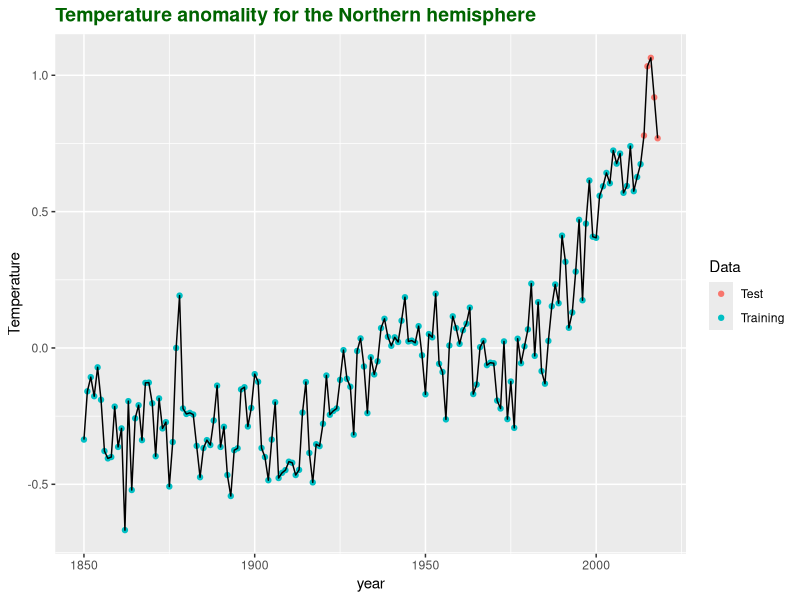
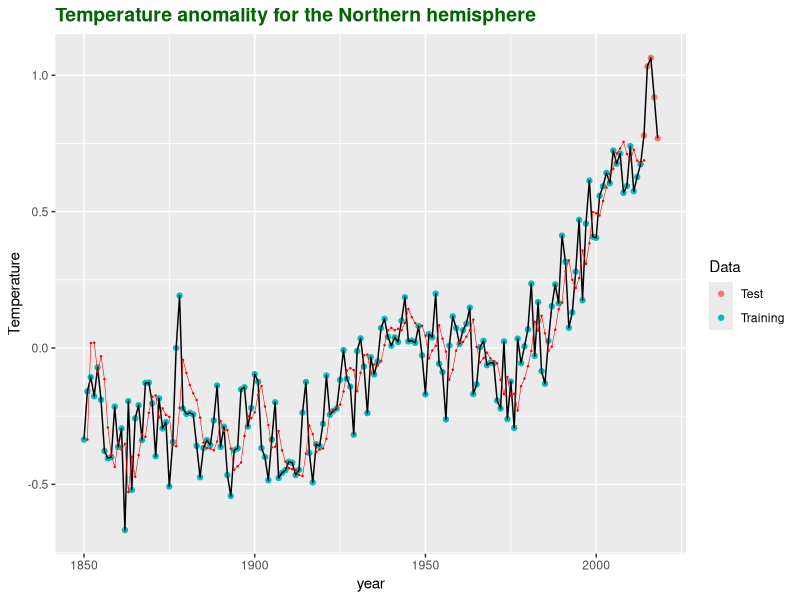
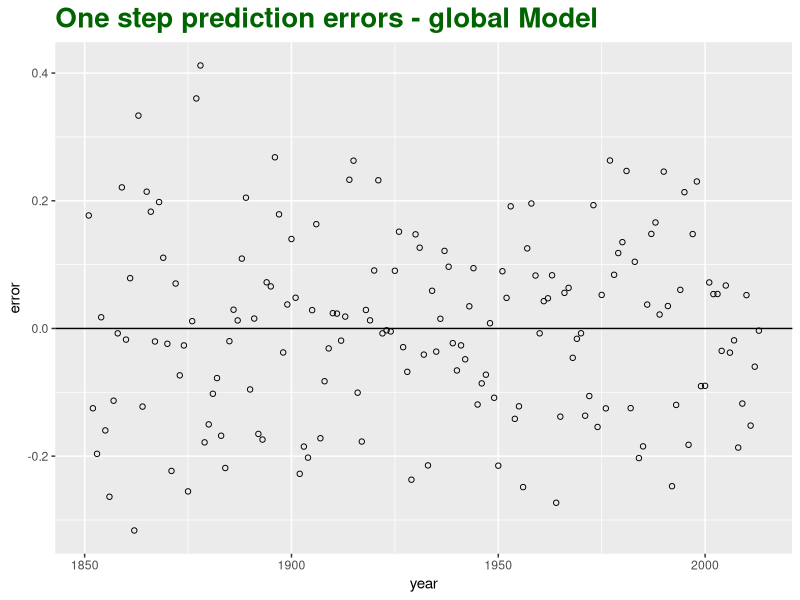
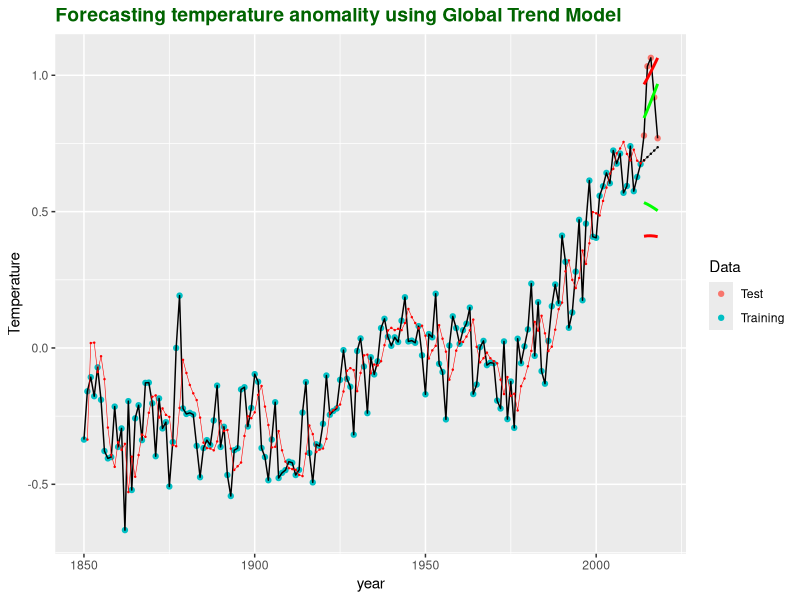
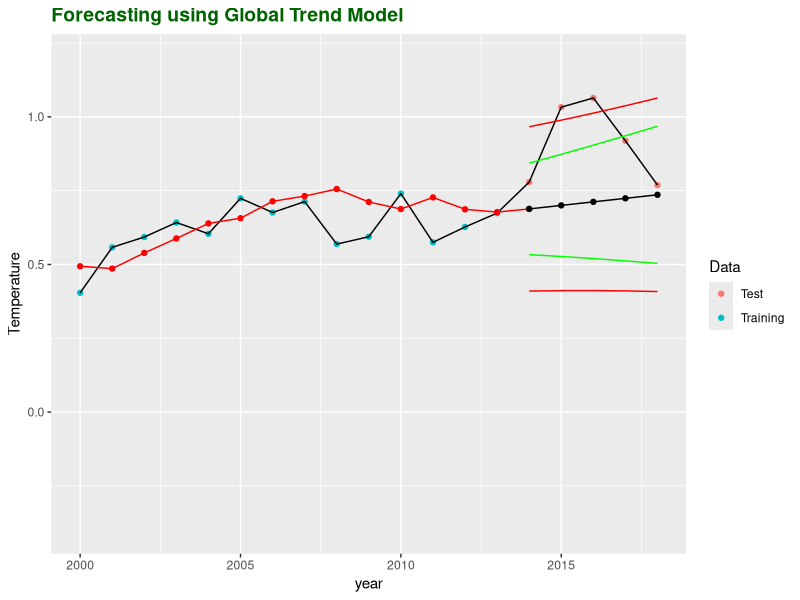
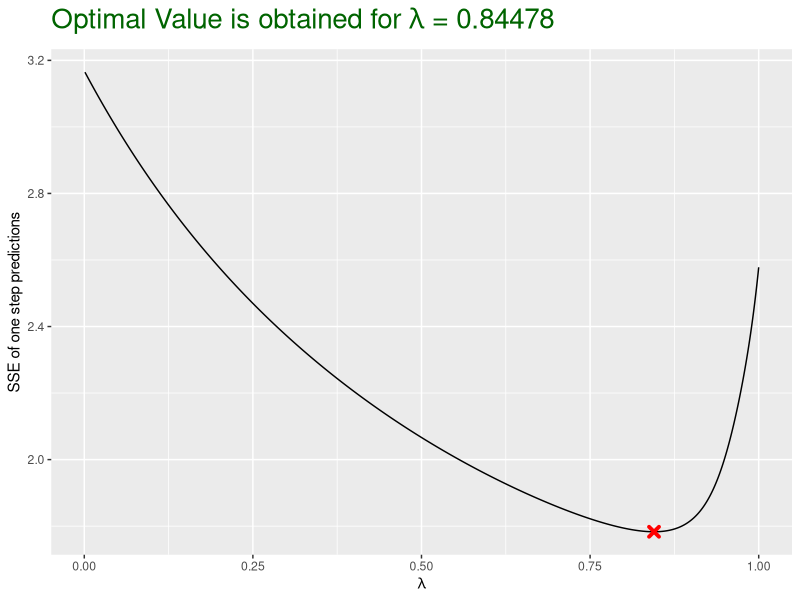

Write the R code that produced these figures, in order.
## ---- chunk 1
rm(list = ls());
graphics.off();
cat("\014");
knitr::opts_chunk$set(echo = TRUE)
library(magrittr)
library(ggplot2)
library(dplyr)
## ---- chunk 2
#' Function that defines the linear trend model
f <- function(j){
  c(1,j)
}

# Functions for updating Fn to Fm
# calling F(n) updates F0 to Fn
update_F<-function(m, lambda=1, Fn=matrix(0,nrow=2,ncol=2), n=0){
  if(n>m){return(NaN)}
  if(n==m){return(Fn)}
  for (j in n:(m-1)){Fn = Fn + lambda^j*f(-j)%*%t(f(-j))}
  Fn
}

update_h<-function(m,Y, lambda=1, hn=c(0,0), n=0){
  if(n>m){return(NaN)}
  if(n==m){return(hn)}
  L=matrix(c(1,1,0,1),nrow=2)
  for (j in n:(m-1)){hn = lambda*solve(L)%*%hn + f(0)*Y[j+1]}
  c(hn) #return as vector instead of matrix
}

# Function that calculates theta_n for all n in N (N should be in increasing 
# order). Output is a 2xn matrix or a 2D vector if N is a scalar.
calculate_theta<-function(N, Y, lambda=1){
  len=length(N)
  theta=theta=matrix(0,nrow=2,ncol=len)
  
  #initialise FN and hN and calculate first theta
  #if N=1 the estimate of theta is just [Y_1, 0] -> from where??? WLS?
  hn=update_h(N[1],Y,lambda=lambda)
  Fn=update_F(N[1],lambda=lambda)
  if(N[1]==1){ theta[,1]=hn }
  else{ theta[,1] = solve(Fn,hn) }
  
  if(len==1){ return(c(theta)) }
  
  # iteratively calculations of the remaining thetas using the updating formulas
  for (i in 1:(len-1)){
    Fn=update_F(N[i+1], lambda=lambda, Fn=Fn, n=N[i])
    hn=update_h(N[i+1], Y, lambda=lambda, hn=hn, n=N[i])
    theta[,i+1]=solve(Fn,hn)}
  theta
}

#retruns a data.frame there coloumns indicate the used theta_N value, and rows
#indicates the predicting steps.
make_predictions <- function(N,Y, lambda=1,step=1){
  theta=calculate_theta(N, Y, lambda=lambda)
  f_=cbind(1,step)
  pred_=f_%*%theta
  df=data.frame(pred_, row.names=step)
  colnames(df)=N
  df
}


## ---- chunk 3
sigma2_hat <- function(N,theta,Y,lambda,p=2,lg='local',n=5){
  if (lambda==1){
    #estimating sigma2 as σ^2 = ε^T ε/(N −p)
    y=Y[1:N]
    x=cbind(1,(-N+1):0)
    eps=y-x%*%theta #residuals using theta_N
    sigma2=diag(t(eps)%*%eps/(N-p))
  }
  else if (lg=='local'){
    #estimating sigma2 using local estimater
    y=Y[1:N]
    x=cbind(1,(-N+1):0)
    eps=y-x%*%theta #residuals using theta_N
    T_=0
    Sigma_inv=matrix(0,nrow=N,ncol=N)
    for(j in 0:(N-1)){
      T_=T_+lambda^j
      Sigma_inv[j+1,j+1]=lambda^((N-1)-j)
    }
    sigma2=c(1/(T_-p)*t(y-x%*%theta)%*%Sigma_inv%*%(y-x%*%theta))
  }
  else if (lg=='global'){
    sigma2=0
    for (j in (n+1):N){
      pred = make_predictions(j-1,Y, lambda=lambda,step=1)
      F_ = update_F(j-1, lambda=lambda)
      sigma2 = sigma2 + (Y[j]-pred)^2/(1+t(f(1)%*%solve(F_)%*%f(1)))
    }
    sigma2=sigma2/(N-n)
  }
  as.numeric(sigma2)
}


var_pred_err <- function(N,theta,Y, lambda,step,type='pred',p=2,lg='local'){
  f_ = rbind(1,step)
  FN = update_F(N,lambda=lambda)
  s2 = sigma2_hat(N,theta,Y,lambda,p=p,lg=lg)
  tmp = diag(t(f_)%*%solve(FN)%*%f_) #diag is nescesary then step is a list
  if (type=='pred'){
    var=s2*(1+tmp)
  }else if (type=='conf'){
    var=s2*(tmp)
  }
  var
}

pred_interval <- function(N,theta,Y, lambda,step, conf=0.95,type='pred',p=2,lg='local'){
  theta = calculate_theta(N,Y=data$nh, lambda=lambda)
  var = var_pred_err(N,theta,Y,lambda, step,type=type, p=p,lg=lg)
  qt((1+conf)/2,df=N-p)*sqrt(var)
}

## ---- chunk 4
keeps <- c('year','nh')
data <- read.table("A1_annual.txt", header = TRUE)[keeps]  %>%
  mutate(data_type = c(replicate(164, 'Training'),replicate(5, 'Test')))
head(data)
tail(data)
## ---- chunk 5
plot_data <- ggplot() +
      geom_point(data=data,aes(x=year, y=nh,color=data_type)) +
      geom_line(data=data,aes(x=year, y=nh),col='black') +
      labs(title="Temperature anomality for the Northern hemisphere", 
           x="year", y="Temperature",  color = "Data") +
      theme(plot.title = element_text(size = 14, face = "bold", 
            color = "darkgreen"), legend.position = "right")
ggsave(file="data.pdf", plot=plot_data , width=8, height=5)
plot_data 
## ---- chunk 6
lambda=0.8
#global one step predictions for the test data
pred = as.numeric(make_predictions(N=1:164,Y=data$nh, lambda=lambda,step=1))  #Y_N+1|N
pred_err = data$nh[2:164]-pred[-164] #Y_N+1-Y_N+1|N (Y_165 isn't training data)
forecast = make_predictions(N=164,Y=data$nh, lambda=lambda,step=1:5)$'164' #Y_N+l|N

#confidence intervals upper an lower bounds is calculated
pred_uncertainty = pred_interval(N=164,Y=data$nh,
                                 lambda=lambda,step=1:5,type='pred',lg='global')
conf_uncertainty = pred_interval(N=164,Y=data$nh,
                                 lambda=lambda,step=1:5,type='conf',lg='global')


plwr = forecast-pred_uncertainty
pupr = forecast+pred_uncertainty
clwr = forecast-conf_uncertainty
cupr = forecast+conf_uncertainty



#plot of one step predictions
plot_one_step <- plot_data +
  geom_point(aes(x=data$year[2:165], y=pred), color='red',size=0.2)+
  geom_line( aes(x=data$year[2:165], y=pred), color='red',size=0.2)
#ggsave(file="global.pdf", plot=plot_one_step, width=8, height=5)

#plot of one step predictions errors
plot_pred_err=ggplot()+
  geom_hline(yintercept = 0)+
  geom_point(aes(x=data$year[2:164],y=pred_err),pch=1)+
  labs(title="One step prediction errors - global Model",
       x="year", y="error")+
  theme(plot.title = element_text(size = 20,face = "bold",color = "darkgreen"))
#ggsave(file="resplotglobal.pdf", plot=plot_pred_err, width=10, height=6)

#plot of forecasted values
plot_forecast <- plot_one_step +
  geom_point(aes(x=data$year[165:169], y=forecast), 
             color='black',size=0.2)+
  geom_line( aes(x=data$year[165:169], y=forecast), color='black',
             size=0.2)+
  geom_line(aes(x=data$year[165:169],y=plwr),col='red',size=1)+
  geom_line(aes(x=data$year[165:169],y=pupr),col='red',size=1)+
  geom_line(aes(x=data$year[165:169],y=clwr),col='green',size=1)+
  geom_line(aes(x=data$year[165:169],y=cupr),col='green',size=1)+
  labs(title='Forecasting temperature anomality using Global Trend Model')
#ggsave(file="global.pdf", plot=plot_forecast, width=8, height=5)

#close up plot of forecasted values
plot_close<-plot_data+
  geom_point(aes(x=data$year[2:165], y=pred), color='red')+
  geom_line( aes(x=data$year[2:165], y=pred), color='red')+
  geom_point(aes(x=data$year[165:169],y=forecast),col='black')+
  geom_line(aes(x=data$year[165:169],y=forecast),col='black')+
  geom_line(aes(x=data$year[165:169],y=plwr),col='red')+
  geom_line(aes(x=data$year[165:169],y=pupr),col='red')+
  geom_line(aes(x=data$year[165:169],y=clwr),col='green')+
  geom_line(aes(x=data$year[165:169],y=cupr),col='green')+
  xlim(2000, 2018)+ylim(-0.4,1.2)+labs(title="Forecasting using Global Trend Model")
#ggsave(file="global2.pdf", plot=plot_close, width=5, height=4)
plot_one_step
plot_pred_err
plot_forecast
plot_close
## ---- chunk 7
##### optimering af lambda
prediction_error_SSE <- function(lambda,N,Y,step=1){
  pred_ = as.numeric(make_predictions(N,data$nh,lambda=lambda,step=step))
  #sum squared error
  norm(pred_-Y[N+1],type="2")
}

##### optimering af lambda
sse_err=c()
lambdas=seq(0.001,1,by=0.001)
N=6:163  #what residuals to count
for(lambda in lambdas) {
  sse_err=c(sse_err,prediction_error_SSE(lambda,N,data$nh))
}

opt=optimize(prediction_error_SSE,lower=0,upper=1,Y=data$nh,N=N)
plot_optimal_lambda <- ggplot()+
  geom_line(aes(x=lambdas,y=sse_err))+
  geom_point(aes(x=opt$min,y=opt$objective),color='red',pch=4,size=2,stroke = 2)+
  labs(title=expression(paste("Optimal Value is obtained for ", lambda, " = 0.84478")),
       x=expression(lambda), y="SSE of one step predictions")+
  theme(plot.title = element_text(size = 20,face = "bold",color = "darkgreen"))
  #geom_vline(xintercept=opt$minimum)
plot_optimal_lambda
ggsave(file="optimal.pdf", plot=plot_optimal_lambda, width=8, height=5)
